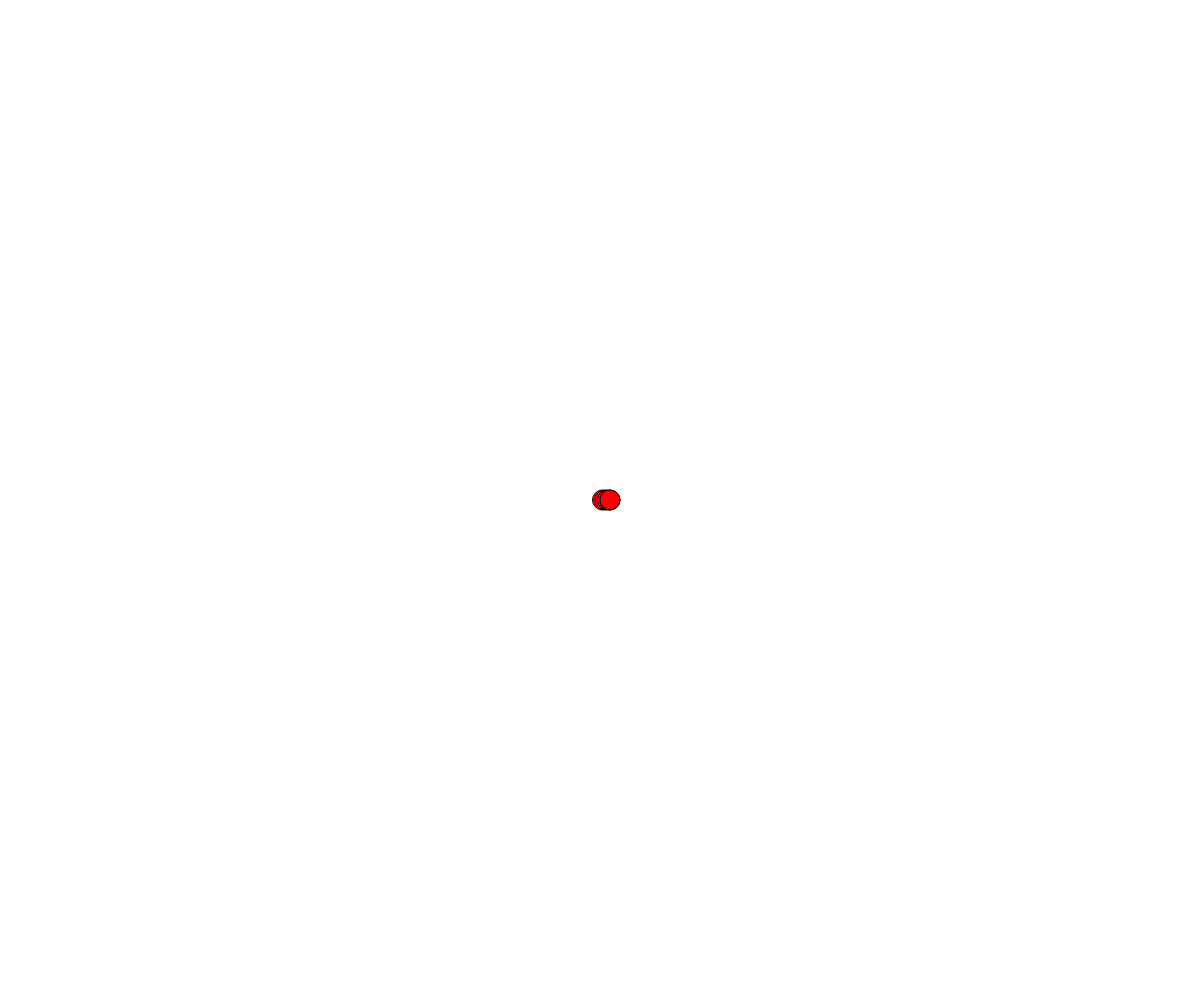
Frame 1 (no input)
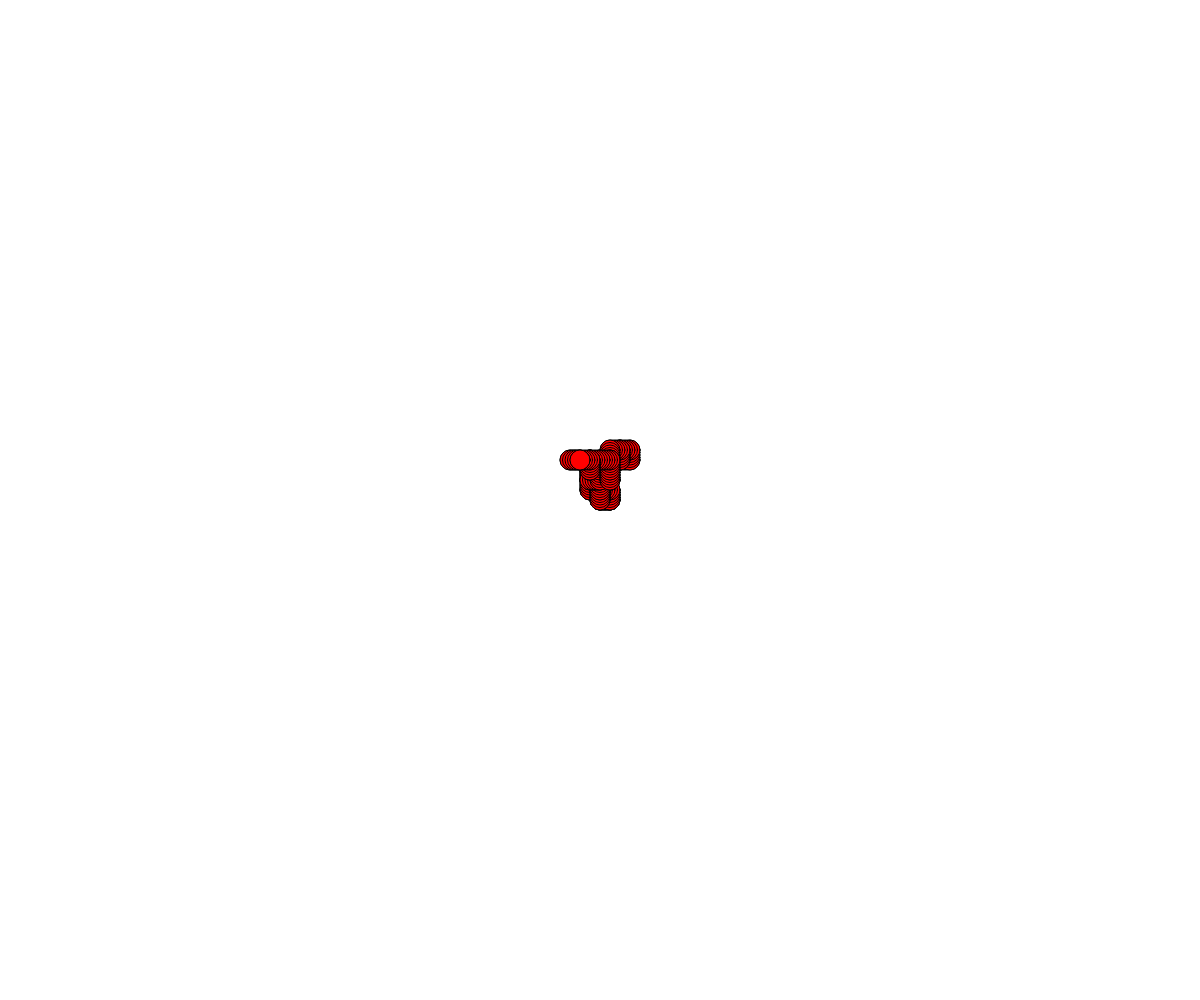
Frame 60 (no input)
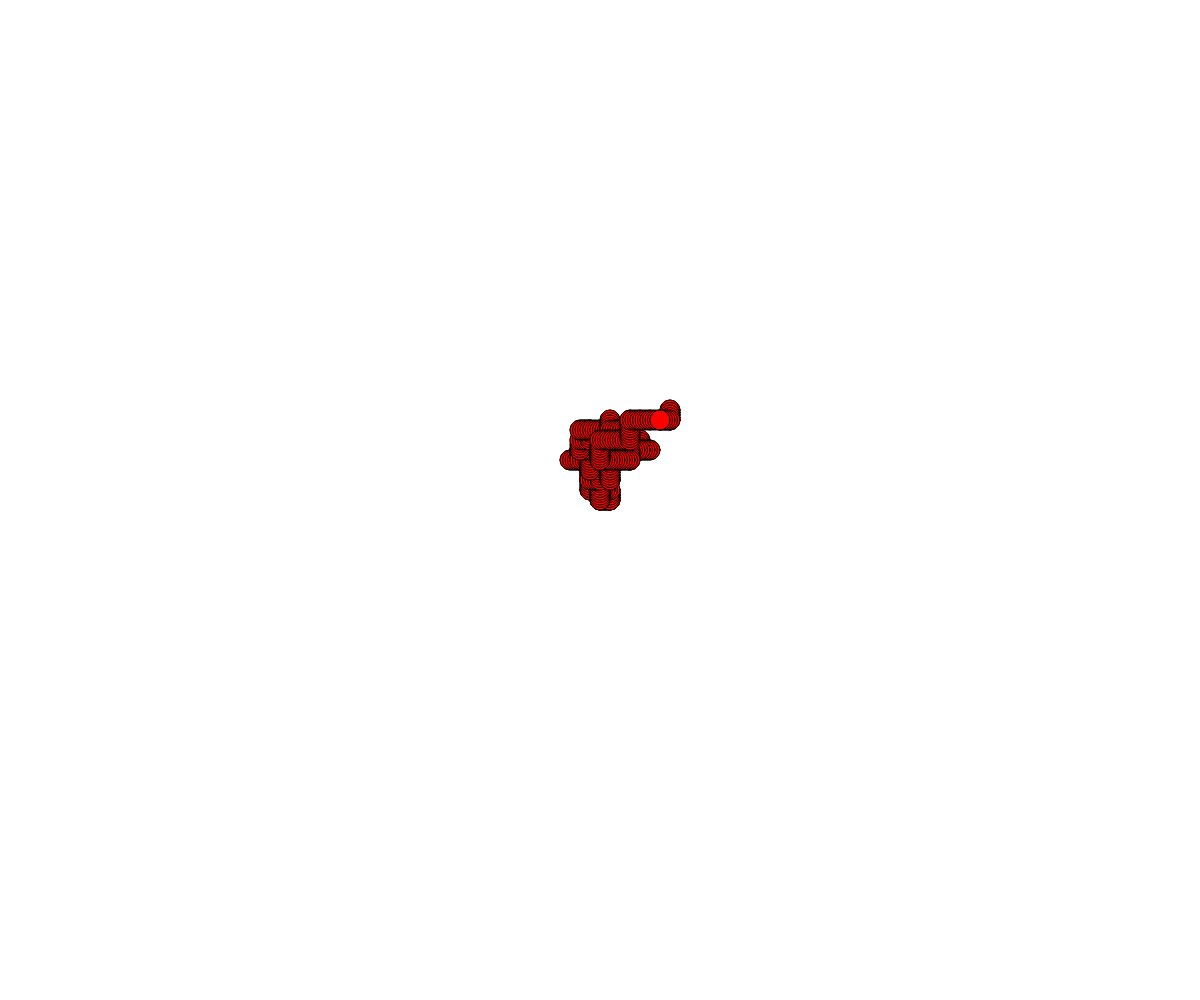
Frame 120 (the mouse pressed at the canvas centre since frame 60)

The p5.js sketch that drew these frames (run headless with seeded random() and noise() and a simulated clock; from frame 60 on, the mouse is pressed at the canvas centre):

// p5.js sketch
// ── sketch.js
// Project Title
// Your Name
// Date
//
// Extra for Experts:
// - describe what you did to take this project "above and beyond"


class Dog {
  constructor(name, colour, breed, age, size) {
    this.name = name;
    this.colour = colour;
    this.breed = breed;
    this.age = age;
    this.size = size;
  }

  bark(){
    console.log(this.name + " moaned for you.");
  }
}


let femboy = new Dog("Ash", "white", "very breedable", 17, "snack");
let bitch = new Dog("Wess","asian", "breedable", 19, "meal");


class Guy {
  constructor(size, shape, colour, speed){
    // this.drawing = shape;
    this.shade = colour;
    this.thicc = size;
    this.speed = speed;
    this.x = width/2;
    this.y = height/2;
  }

  display(){
    // if (drawing === 1)
    fill(this.shade);
    // strokeWeight(0);
    circle(this.x,this.y,this.thicc);
  }

  move(){
    let move = random(4);
    for (let i = 0; i <4; i ++){
      if (move < 1){
        this.x -=this.speed/4;
      }
      else if (move < 2){
        this.y -= this.speed/4;
      }
      else if (move < 3){
        this.x += this.speed/4;
      }
      else if (move < 4){
        this.y += this.speed/4;
      }
      this.display();
    }
  }
}

let cheese;


function setup() {
  createCanvas(windowWidth, windowHeight);
  femboy.bark();
  bitch.bark();
  cheese = new Guy(20, "circle", "red", 10);
}

function draw() {
  // background(220);
  cheese.move();
  cheese.display();
}
